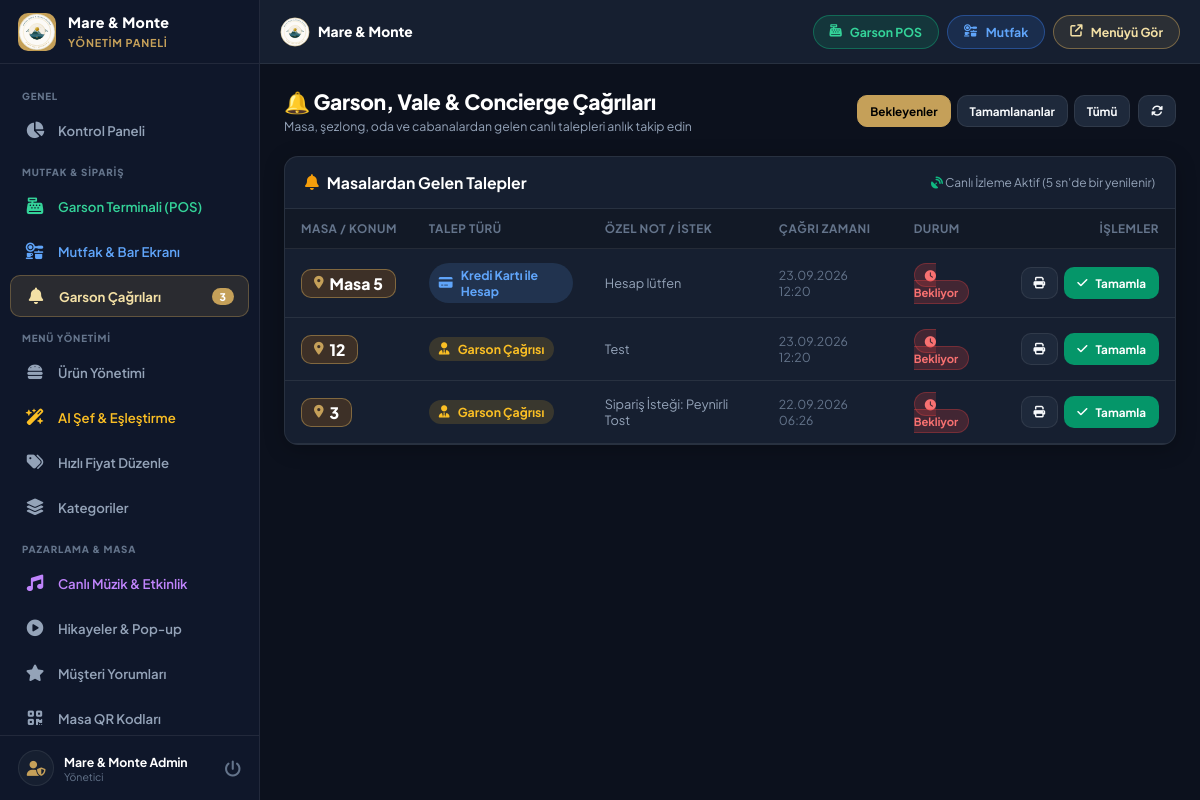
The app's page /admin/waiter-calls.php (signed in), older data.
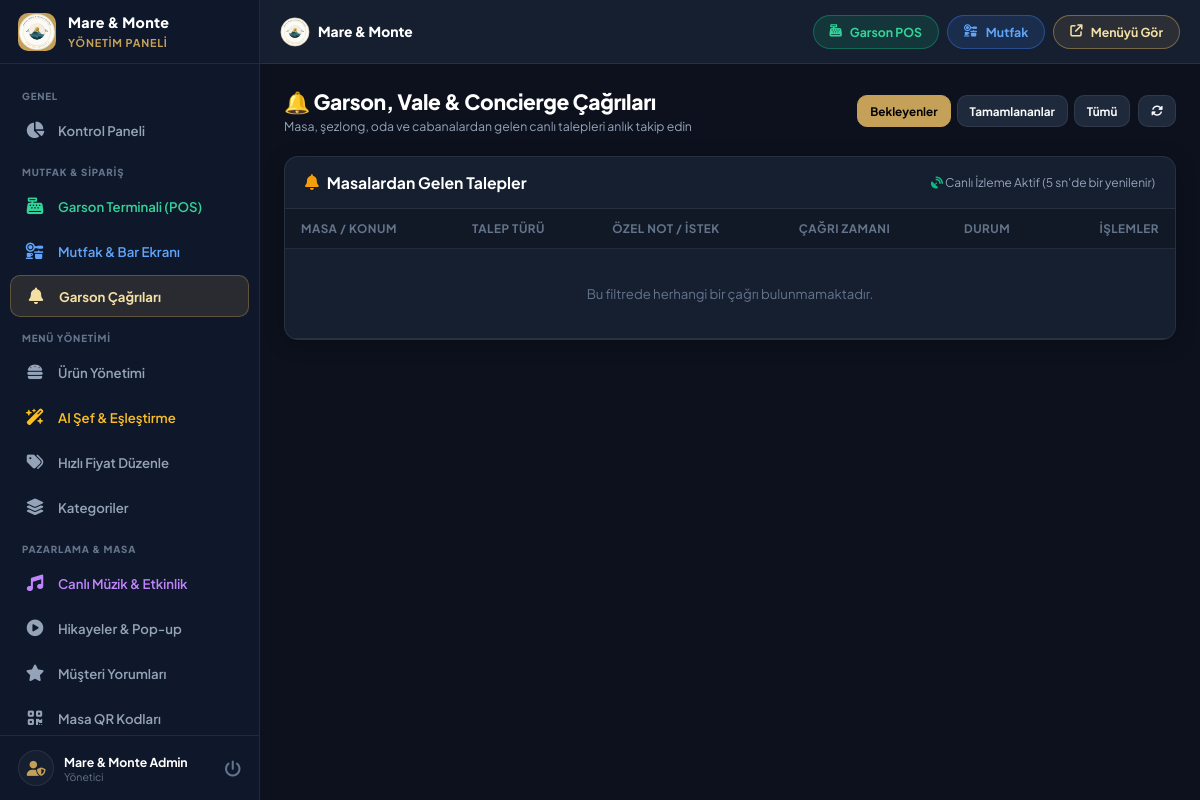
The same page, newer data.
### tables this page shows
CREATE TABLE waiter_calls (
        id INTEGER PRIMARY KEY AUTOINCREMENT,
        table_number VARCHAR(50) NOT NULL,
        call_type VARCHAR(50) DEFAULT 'waiter',
        note TEXT,
        status VARCHAR(30) DEFAULT 'pending',
        created_at DATETIME DEFAULT CURRENT_TIMESTAMP
    );

### config.php (called while the page is built, shortened)
<?php
function clean($data) {
    return htmlspecialchars(trim((string)$data), ENT_QUOTES, 'UTF-8');
}

### admin/waiter-calls.php (the view, shortened to what the changed rows need)
<?php
require_once __DIR__ . '/header.php';
$filterStatus = clean($_GET['status'] ?? 'pending');
$query = "SELECT * FROM waiter_calls WHERE 1=1";
if ($filterStatus !== 'all') {
    $query .= " AND status = " . $pdo->quote($filterStatus);
}
$query .= " ORDER BY id DESC LIMIT 60";
$calls = $pdo->query($query)->fetchAll();
function getCallTypeDetails($type) {
    switch ($type) {
        case 'card_bill':
            return ['label' => 'Kredi Kartı ile Hesap', 'icon' => 'fa-credit-card', 'color' => '#60a5fa', 'bg' => 'rgba(96,165,250,0.15)'];
        default:
            return ['label' => 'Garson Çağrısı', 'icon' => 'fa-user-tie', 'color' => '#fbbf24', 'bg' => 'rgba(251,191,36,0.15)'];
    }
}
?>
<div class="page-header">
    <div class="page-title">
        <h1>🔔 Garson, Vale &amp; Concierge Çağrıları</h1>
    </div>
</div>
<div class="card">
    <div class="card-body" style="padding: 0;">
        <div class="table-responsive desktop-table-view">
            <table class="admin-table">
                <thead>
                    <tr>
                        <th>Masa / Konum</th>
                        <th>Talep Türü</th>
                        <th>Özel Not / İstek</th>
                        <th>Çağrı Zamanı</th>
                        <th>Durum</th>
                        <th style="text-align: right;">İşlemler</th>
                    </tr>
                </thead>
                <tbody id="callsTableBody">
                    <?php if (empty($calls)): ?>
                        <tr>
                            <td colspan="6" style="text-align: center; padding: 36px; color: var(--text-dim);">
                                Bu filtrede herhangi bir çağrı bulunmamaktadır.
                            </td>
                        </tr>
                    <?php else: ?>
                        <?php foreach ($calls as $call):
                            $info = getCallTypeDetails($call['call_type']);
                        ?>
                            <tr id="row-call-<?php echo $call['id']; ?>">
                                <td>
                                    <span style="font-size: 1.05rem; font-weight: 800; color: #fff; background: rgba(217, 119, 6, 0.2); padding: 4px 12px; border-radius: var(--radius-sm); border: 1px solid var(--border-focus); display:inline-flex; align-items:center; gap:6px;">
                                        <i class="fas fa-location-dot" style="color:var(--primary);font-size:0.85rem;"></i>
                                        <?php echo htmlspecialchars($call['table_number']); ?>
                                    </span>
                                </td>
                                <td>
                                    <span style="display: inline-flex; align-items: center; gap: 8px; font-weight: 700; color: <?php echo $info['color']; ?>; background: <?php echo $info['bg']; ?>; padding: 4px 10px; border-radius: 999px; font-size: 0.82rem;">
                                        <i class="fas <?php echo $info['icon']; ?>"></i>
                                        <?php echo $info['label']; ?>
                                    </span>
                                </td>
                                <td style="color: var(--text-muted); font-size: 0.85rem;">
                                    <?php echo htmlspecialchars($call['note'] ?: '-'); ?>
                                </td>
                                <td style="font-size: 0.82rem; color: var(--text-dim);">
                                    <?php echo date('d.m.Y H:i', strtotime($call['created_at'])); ?>
                                </td>
                                <td>
                                    <?php if ($call['status'] === 'pending'): ?>
                                        <span style="background: rgba(239, 68, 68, 0.2); color: #f87171; border: 1px solid rgba(239,68,68,0.3); padding: 4px 10px; border-radius: 999px; font-size: 0.75rem; font-weight: 700;">
                                            <i class="fas fa-clock"></i> Bekliyor
                                        </span>
                                    <?php else: ?>
                                        <span style="background: rgba(16, 185, 129, 0.2); color: #34d399; border: 1px solid rgba(16,185,129,0.3); padding: 4px 10px; border-radius: 999px; font-size: 0.75rem; font-weight: 700;">
                                            <i class="fas fa-check"></i> Tamamlandı
                                        </span>
                                    <?php endif; ?>
                                </td>
                                <td style="text-align: right;">
                                    <div style="display:inline-flex; gap:6px;">
                                        <button type="button" class="btn btn-secondary btn-sm" onclick='printCallSlip(<?php echo json_encode($call); ?>)' title="Fiş Yazdır">
                                            <i class="fas fa-print"></i>
                                        </button>
                                        <?php if ($call['status'] === 'pending'): ?>
                                            <button type="button" class="btn btn-success btn-sm" onclick="changeStatus(<?php echo $call['id']; ?>, 'completed')">
                                                <i class="fas fa-check"></i> Tamamla
                                            </button>
                                        <?php else: ?>
                                            <button type="button" class="btn btn-secondary btn-sm" onclick="changeStatus(<?php echo $call['id']; ?>, 'pending')">
                                                <i class="fas fa-rotate-left"></i> Tekrar Aç
                                            </button>
                                        <?php endif; ?>
                                    </div>
                                </td>
                            </tr>
                        <?php endforeach; ?>
                    <?php endif; ?>
                </tbody>
            </table>
        </div>
    </div>
</div>
<?php require_once __DIR__ . '/footer.php'; ?>

### admin/header.php (shortened to what the changed rows need)
<?php
require_once __DIR__ . '/../database.php';
$currentPage = basename($_SERVER['PHP_SELF']);
try {
    $stmtCalls = $pdo->query("SELECT COUNT(*) FROM waiter_calls WHERE status = 'pending'");
    $pendingCallsCount = $stmtCalls->fetchColumn();
} catch (Exception $e) {
    $pendingCallsCount = 0;
    $pendingOrdersCount = 0;
}
?>
<!DOCTYPE html>
<html lang="tr">
<head>
    <link rel="stylesheet" href="https://cdnjs.cloudflare.com/ajax/libs/font-awesome/6.4.0/css/all.min.css">
    <link rel="stylesheet" href="../assets/css/admin.css?v=<?php echo time(); ?>">
</head>
<body>
    <aside class="admin-sidebar" id="adminSidebar">
        <div class="sidebar-header">
            <div class="sidebar-brand-text">
                <h2>Mare &amp; Monte</h2>
            </div>
        </div>
        <nav class="sidebar-nav">
            <a href="waiter-calls.php" class="nav-link <?php echo $currentPage === 'waiter-calls.php' ? 'active' : ''; ?>">
                <i class="fas fa-bell"></i>
                <span>Garson Çağrıları</span>
                <?php if ($pendingCallsCount > 0): ?>
                    <span class="nav-badge"><?php echo $pendingCallsCount; ?></span>
                <?php endif; ?>
            </a>
        </nav>
    </aside>
    <div class="admin-main">
        <main class="admin-content">

Row changes from the older to the newer data that the page shows:
no longer on this page (row edited): waiter_calls: table_number "Masa 5", call_type "Kredi Kartı ile Hesap", note "Hesap lütfen", created_at "23.09.2026 12:20", status "pending" (drawn)
no longer on this page (row edited): waiter_calls: table_number "12", call_type "Garson Çağrısı", note "Test", created_at "23.09.2026 12:20", status "pending" (drawn)
no longer on this page (row edited): waiter_calls: table_number "3", call_type "Garson Çağrısı", note "Sipariş İsteği: Peynirli Tost", created_at "22.09.2026 06:26", status "pending" (drawn)
Text that changed along with them:
$pendingCallsCount: "3" → (not shown)
text now shown: "Bu filtrede herhangi bir çağrı bulunmamaktadır."
